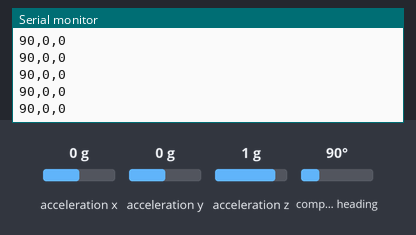
Recording of a sketch running on a simulated Arduino Leonardo, built with avr-gcc and run on an emulated ATmega32U4. On the bench: the last lines printed to the serial monitor. The inputs (shaded band) are chosen by the test bench; at power-on: acceleration x 0 g, acceleration y 0 g, acceleration z 1 g, compass heading 90°.

Above: at 1.2 s.
1.3 s: acceleration x set to -1.4 g
At 1.34 s:
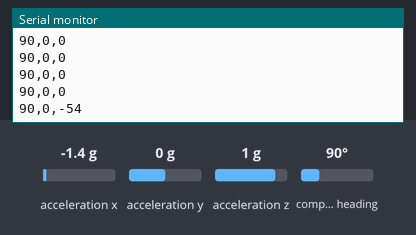
2.8 s: acceleration y set to -1.4 g
At 2.81 s:
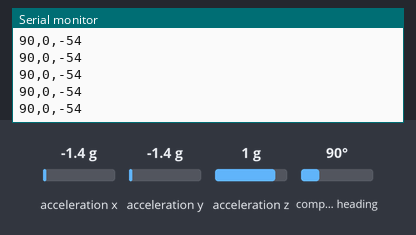
4.3 s: acceleration z set to -1.4 g
At 4.33 s:
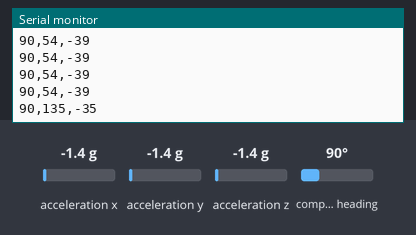
5.8 s: compass heading set to 7°
At 5.8 s:
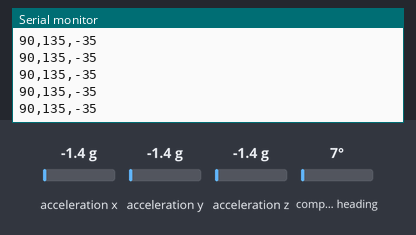
Timing chart, 0 to 8.3 s (numbered marks = the images above; inputs shaded):
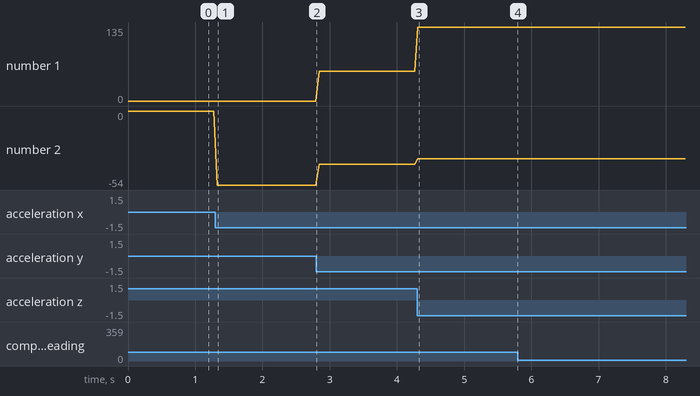

Measured:
- after the input at 1.3 s, the serial monitor: prints a new line at once (image 1)
- after the input at 4.3 s, the serial monitor: prints a new line at once (image 3)
- plotted number 1: 0 → 54 after the input at 2.8 s, 54 → 135 after the input at 4.3 s
- plotted number 2: 0 → -54 after the input at 1.3 s, -54 → -39 after the input at 2.8 s, -39 → -35 after the input at 4.3 s

The sketch:

Beginners_BNO055_ContinuousRotation.ino
```cpp
#include "./BeginnersBNO055.h"

BeginnersBNO055 acc;          // Create object of the Accelerometer class

// SETUP --------------------------------------------------------------------------------------------------------------------

void setup(void) {

  acc.SetUpComms(Unreal, 9600, 45, ",", true);

}

// LOOP -------------------------------------------------------------------------------------------------------------------

void loop(void) {

  acc.ContinuousRotation();

}
```

BeginnersBNO055.h
```cpp
// (licence header left out)
#include <Wire.h>                  // For communication with I2C device - the BNO055 sensor
#include <Adafruit_Sensor.h>       // Adafruit Unified Sensor Library - https://github.com/adafruit/Adafruit_Sensor
#include <Adafruit_BNO055.h>       // Adafruit BNO055 Library - https://github.com/adafruit/Adafruit_BNO055
#include <utility/imumaths.h>      // For vector calculations in BNO055 Library - https://github.com/adafruit/Adafruit_BNO055/blob/master/utility/imumaths.h
#include <Vector.h>                // For saving x, y, z as vectors and subsequent vector calculations - Documentation: https://github.com/janelia-arduino/Vector

// Target Engine - Unity has Y, and Unreal has Z as the vertical Cartesian axes. Slightly differing settings
enum Target_Platform {      // Use Unity for settings with Vertical Y-Axis and Unreal for Settings with Vertical Z-Axis
  Unity,
  Unreal
};

// ACCELEROMETER CLASS DECLARATION ---------------------------------------------------------------------------------------------

class BeginnersBNO055 {

// PRIVATE MEMBERS ----------------------------------------------------------------
  private:

    // DEFAULTS -----------------------------------------------------------
    constexpr static int DEF_BAUD_RATE = 9600;      // Default Baud Rate for Serial Communication
    constexpr static int DEF_LATENCY = 45;          // Default latency i.e. Time (in ms) between subsequent Serial Comm transmissions
    const String DEF_DELIMITER = ",";
    const int MARGINS[3] = {30, 30, 30};

    int x = 0, y = 0, z = 0;                  // To store x, y, and z values
    int rotation[3] = {x, y, z};              // To store tilt along the x-axis (Roll), To store tilt along the y-axis (Pitch), To store tilt along the z-axis (Yaw)


    int latency = DEF_LATENCY;        // Latency of sending data
    Target_Platform targetPlatform;   // Target Platform
    String delimiter = ",";
    bool newline = true;

    String output;      // String that save the output string in comma separated format i.e. "x,y,z" - Print this to console/serial monitor

    Adafruit_BNO055 bno = Adafruit_BNO055(55);   // BNO055 Object from Adafruit BNO055 Library
    sensors_event_t event;                       // Adafruit Unified Sensor Library Event struct to save event data

// PRIVATE METHODS ------------------------------------------------------------

    void GetEulerAngles() {

      bno.getEvent(&event);        // Get event

      rotation[0] = event.orientation.x;

      if (targetPlatform == Unity) {
        rotation[1] = event.orientation.y;
        rotation[2] = event.orientation.z;
      }
      else {
        rotation[1] = event.orientation.z;
        rotation[2] = event.orientation.y;
      }
    }

    // MODULAR MAP ------------------------------------------------------------------------------------------------------------------
    // Same as mapXYZ but 6 arguments set the min and max range for mapping x, y, and z respectively
    void MapXYZ(float xMin = 0, float xMax = 360, float yMin = -90, float yMax = 90, float zMin = -180, float zMax = 180) {

      bno.getEvent(&event);        // Get event

      x = map(event.orientation.x, 0, 360, xMin, xMax);        // Rotating the ball left to right
      y = map(event.orientation.y, -90, 90, yMin, yMax);       // Tilting the ball sideways
      z = map(event.orientation.z, -180, 180, zMin, zMax);     // Moving the ball front and back

    }


    // RETURN STRING METHOD --------------------------------------------------------------------------------------------------------
    void CreateString() {       // (Ideally) put in loop() of Arduino Programme

      output.remove(0,output.length());  // Flush everything from output
      output = String(rotation[0]) + delimiter + String(rotation[1]) + delimiter + String(rotation[2]);  // Create final string to send out over Serial
      if (newline) output += "\n";

    }


    // MODULAR CREATE STRING - CHOOSE WHETHER TO SEND X, Y, and Z VALUES INDIVIDUALLY-------------------------------------------------
    // Three arguments in booleans to choose whether to send x,y, and z values (in that order)
    void ModCreateString(bool sendX, bool sendY, bool sendZ) {

      output.remove(0,output.length());  // Flush everything from output

      if (sendX) {
        output += String(x) + delimiter;
      }
      if(sendY) {
        output += String(y) + delimiter;
      }
      if(sendZ) {
        output += String(z);
      }

      if (newline) output += "\n";

    }

    // TEST STRING PRINT ---------------------------------------------------------------------------------------------------------------
    // For testing and calibration purposes - prints x,y,z with labels.
    // NOT RECOMMENDED to be sent to Serial Montor in final run as labels will require removal in the programme accessing the serial monitor.

    void CreateTestString() {

      output = "X: " + String(x) + ", Y: " + String(y) + ", Z: " + String(z);  // Create final string to send out over Serial

    }

// PUBLIC METHODS ----------------------------------------------------------------

  public:

    // GETTERS -----------------------------------------------------------
    int getX() {         // Get x
      return x;
    }

    int getY() {         // Get y
      return y;
    }

    int getZ() {         // Get z
      return z;
    }

    int getLatency() {   // Get latency
      return latency;
    }

    // SETUP --------------------------------------------------------------------------------------------------------------

    // Put in setup() of Arduino Programme. This sets up the Accelerometer object from the BNO055 Library
    /* ARGS (All Optional)
        Target Platform - Unity (Y vertical) or Unreal (Z vertical) Engine-like Cartesian Environment (Default: Unity)
        Baud Rate - Rate of Transmission of data over wired Serial Comm connection (Default: 9600)
        Latency - Time (in ms) between subsequent transmissions of data (Default: 45ms)
        Delimiter - Delimiter of created string (Default: ",")
        Newline - Whether to print every Serial Comm string in a new line for easier processing (Default: true i.e. print in new line)
    */

    void SetUpComms(Target_Platform tarPlatform = Unity, int baud_rate = DEF_BAUD_RATE, int lat = DEF_LATENCY, String _delimiter = ",", bool _newline = true) {

      if(!bno.begin())            // Initialise the sensor
      {
        Serial.print("No BNO055 was detected. Please check your connections");  // Error if BNO055 not initialised
        while(1);
      }

      bno.setExtCrystalUse(true);      // Use external crystal for timing
      latency = lat;                   // This adjusts the rate at which the programme sends data to the Serial Monitor
      targetPlatform = tarPlatform;    // Setting custom member values if included as arguments
      newline = _newline;
      delimiter = _delimiter;

      Serial.begin(baud_rate);
      /*
        - Setting latency is a trade-off between the latency of the movement of the
          player and camera in-game versus the impact of the natural shaking of one's hand.
        - For example, the minimum recommended latency of 30 will make the camera and player movements
          smoother by sending data to the serial port every 30 milliseconds but will cause the game to
          pick up the player's hand motions frequently resulting in camera jitter.
        - A latency close to the maximum recommended latency of 150 will send signals every 150 milliseconds
          making the camera less susceptible to hand jitter but will cause less smooth movement of the
          player and camera.
        - The recommended range is between 30 and 150. The recommended value is 45.
      */
    }


    // LOOP FUNCTIONS -----------------------------------------------------------------------------------------------------


    /* CONTINUOUS ROTATION ------------------------------------------------------------------------------------------------
    Used to continuously stream x, y, and z axis Euler angle orientation values with chosen delimiter (new line for every message).
    This can be linked directly to the Euler angle in an Object's transform to rotate the object accordingly.
    Convert to Quaternion in Unity script firsty since Unity Transform's Rotation Euler angles are Read-only
    */
    void ContinuousRotation() {
      GetEulerAngles();
      CreateString();
      Serial.print(output);
      delay(DEF_LATENCY);

    }

    /* DELTA ROTATION ------------------------------------------------------------------------------------------------------
    Used to stream string of format (1,0,1) for example to see if a delta above default margins has been detected
    This can be used to trigger things if the accelerometer has been rotated beyond a margin
    */
    void DeltaRotation() {
      GetEulerAngles();
      bool deltaFound[3] = {false, false, false};
      for (int i = 0; i < 3; i++) {
          if (rotation[i] > MARGINS[i]){
            deltaFound[i] = true;
          }
          else deltaFound[i] = false;
      }
      Serial.print(deltaFound[0] + delimiter + deltaFound[0] + delimiter + deltaFound[0]);

    }

    // END ------------------------------------------------------------------------------------------------------------------------------


};
```
